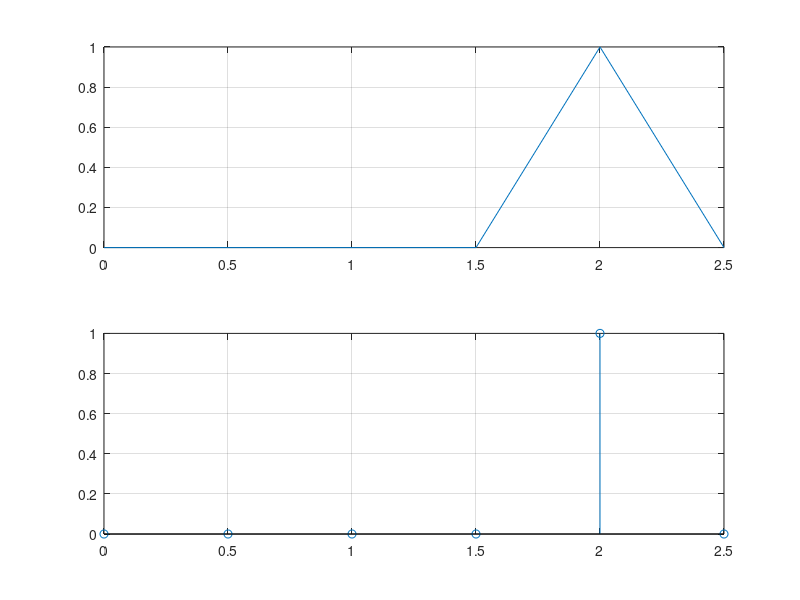

This figure's MATLAB source:
Fs=12000;     %frecventa de esantionare
T=0.0005;     %perioada de bit
N=Fs*T;       %numarul de esantioane
n=0:N-1;
xlabel('Timp [ms]')      %denumirea axei 0X
S=round(rand(1,N));       %generarea semnalului aleator
subplot(2,1,1)
plot(n/2,S),grid        %afisarea semnalului
subplot(2,1,2)
stem(n/2,S),grid       %afisarea semnalului